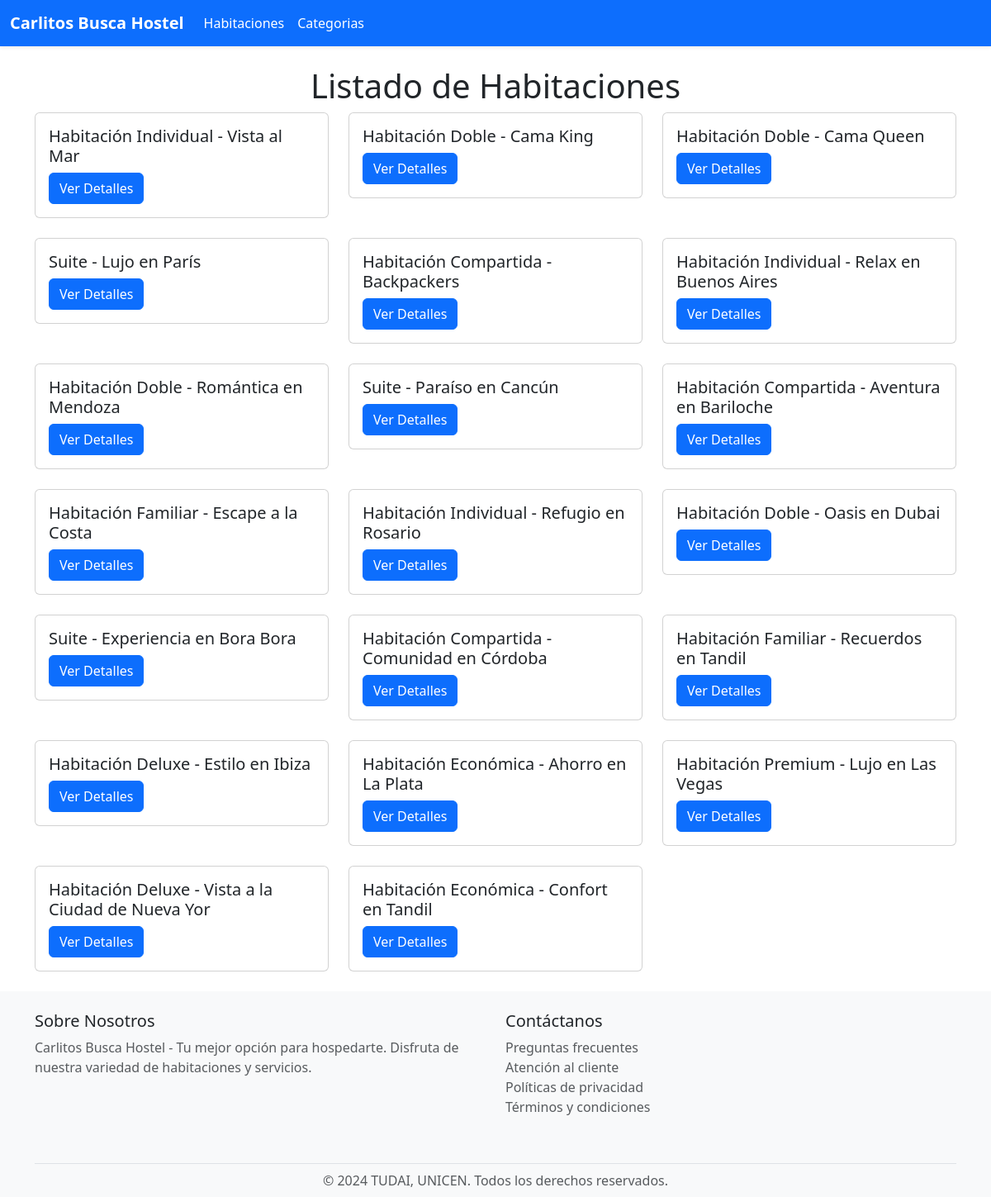
The page / on the database its author committed.
### tables this page shows
CREATE TABLE `habitaciones` (
  `id_habitacion` int(11) NOT NULL,
  `Nombre` varchar(50) NOT NULL,
  `Tipo` varchar(20) NOT NULL,
  `Capacidad` int(11) NOT NULL,
  `Precio` int(11) NOT NULL,
  `foto_habitacion` varchar(250) NOT NULL
);

### app/controllers/hostel.controller.php (called while the page is built, shortened)
<?php
require_once './app/models/hostel.model.php';
require_once './app/views/hostel.view.php';
class Hostelcontroller{
    private $model;
    private $view;
    public function __construct() {
        $this->model = new HostelModel();
        $this->view = new HostelView();
    }
    public function showRoom() {
        $rooms = $this->model->getRooms();
        return $this->view->showRooms($rooms);
    }
    }

### app/models/hostel.model.php (called while the page is built, shortened)
<?php
class HostelModel {
    private $db;
    public function __construct() {
        $this->db = new PDO('mysql:host=localhost;dbname=hostel_web2;charset=utf8', 'root', '');
    }
    public function getRooms() {
        $query = $this->db->prepare('SELECT * FROM habitaciones');
        $query->execute();
        return $query->fetchAll(PDO::FETCH_OBJ);
    }
}

### app/views/hostel.view.php (the view, shortened to what this page needs)
<?php
class HostelView {
    public function showRooms($rooms) {
        require_once './templates/header.phtml';
        echo "<div class='container'>";
        echo "<h1 class='text-center mt-4'>Listado de Habitaciones</h1>";
        echo "<div class='row'>";
        foreach ($rooms as $room) {
            echo "<div class='col-md-4 mb-4'>";
            echo "<div class='card'>";
            echo "<div class='card-body'>";
            echo "<h5 class='card-title'>{$room->Nombre}</h5>";
            echo "<a href='" . BASE_URL . "RoomsDetails/" . $room->id_habitacion . "' class='btn btn-primary'>Ver Detalles</a>";
            echo "</div>";
            echo "</div>";
            echo "</div>";
        }
        echo "</div>";
        echo "</div>";
        require_once './templates/footer.phtml';
    }
}

### router.php (shortened to what this page needs)
<?php
require_once 'app/controllers/hostel.controller.php';
$action = 'Rooms';
$params = explode('/', $action);
switch ($params[0]) {
    case 'Rooms':
        $controller = new HostelController();
        $controller->showRoom();
        break;
}

### templates/header.phtml (shortened to what this page needs)
<!DOCTYPE html>
<html lang="es">
<head>
    <link href="https://cdn.jsdelivr.net/npm/bootstrap@5.3.2/dist/css/bootstrap.min.css" rel="stylesheet">
</head>
<body>
    <nav class="navbar navbar-expand-lg navbar-dark bg-primary shadow-sm">
        <div class="container-fluid">
            <a class="navbar-brand fw-bold" href="index">Carlitos Busca Hostel</a>
            <div class="collapse navbar-collapse" id="navbarNav">
                <ul class="navbar-nav me-auto mb-2 mb-lg-0">
                    <li class="nav-item">
                        <a class="nav-link active" href="Rooms">Habitaciones</a>
                    </li>
                    <li class="nav-item">
                        <a class="nav-link active" href="ListCatergory">Categorias</a>
                    </li>
                </ul>
            </div>
        </div>
    </nav>

### templates/footer.phtml (shortened to what this page needs)
<?php
require_once './templates/header.phtml'
?>
<footer class="bg-light text-dark pt-4 pb-2">
    <div class="container">
        <div class="row">
            <div class="col-md-6 mb-3">
                <h5>Sobre Nosotros</h5>
                <p class="text-muted"> Carlitos Busca Hostel - Tu mejor opción para hospedarte. Disfruta de nuestra variedad de habitaciones y servicios.</p>
            </div>
            <div class="col-md-6 mb-3">
                <h5>Contáctanos</h5>
                <ul class="list-unstyled">
                    <li><a href="#" class="text-decoration-none text-muted">Preguntas frecuentes</a></li>
                    <li><a href="#" class="text-decoration-none text-muted">Atención al cliente</a></li>
                    <li><a href="#" class="text-decoration-none text-muted">Políticas de privacidad</a></li>
                    <li><a href="#" class="text-decoration-none text-muted">Términos y condiciones</a></li>
                </ul>
            </div>
        </div>
        <div class="text-center border-top pt-2 mt-4">
            <span class="text-muted">&copy; 2024 TUDAI, UNICEN. Todos los derechos reservados.</span>
        </div>
    </div>
</footer>
</body>
</html>

### rows shown on the page
habitaciones: Nombre "Habitación Individual - Vista al Mar"
habitaciones: Nombre "Habitación Doble - Cama King"
habitaciones: Nombre "Habitación Doble - Cama Queen"
habitaciones: Nombre "Suite - Lujo en París"
habitaciones: Nombre "Habitación Compartida - Backpackers"
habitaciones: Nombre "Habitación Individual - Relax en Buenos Aires"
habitaciones: Nombre "Habitación Doble - Romántica en Mendoza"
habitaciones: Nombre "Suite - Paraíso en Cancún"
habitaciones: Nombre "Habitación Compartida - Aventura en Bariloche"
habitaciones: Nombre "Habitación Familiar - Escape a la Costa"
habitaciones: Nombre "Habitación Individual - Refugio en Rosario"
habitaciones: Nombre "Habitación Doble - Oasis en Dubai"
habitaciones: Nombre "Suite - Experiencia en Bora Bora"
habitaciones: Nombre "Habitación Compartida - Comunidad en Córdoba"
habitaciones: Nombre "Habitación Familiar - Recuerdos en Tandil"
habitaciones: Nombre "Habitación Deluxe - Estilo en Ibiza"
habitaciones: Nombre "Habitación Económica - Ahorro en La Plata"
habitaciones: Nombre "Habitación Premium - Lujo en Las Vegas"
habitaciones: Nombre "Habitación Deluxe - Vista a la Ciudad de Nueva Yor"
habitaciones: Nombre "Habitación Económica - Confort en Tandil"
